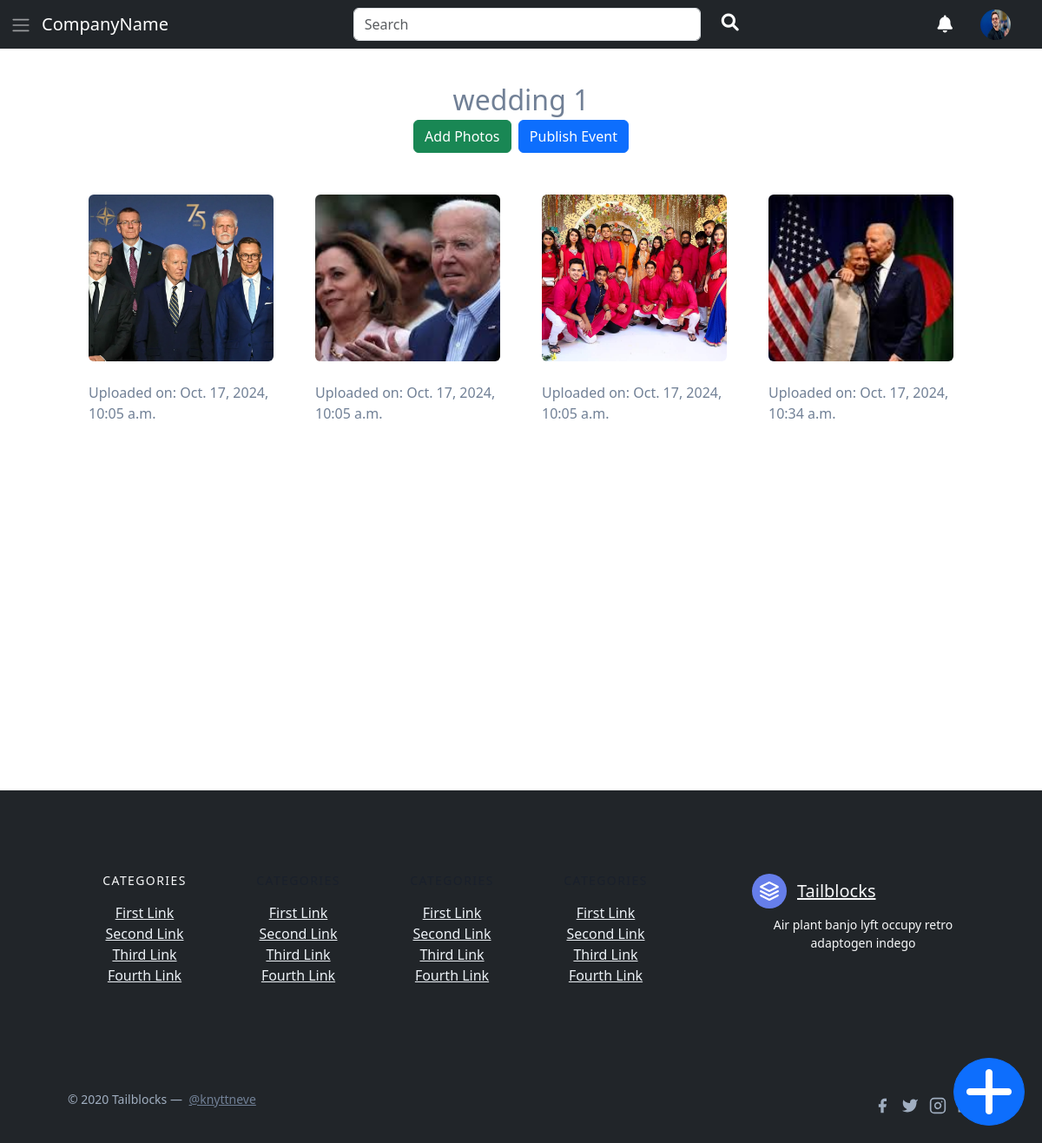
/myEvents/44 (signed in), run on the app's committed database.
### accounts/models.py (models this page shows, shortened)
class User(AbstractUser):
    contact = models.CharField(max_length=15, blank=True, null=True)
    profilepicture = models.ImageField(upload_to='images/profilepictures', blank=True, null=True)
    pwd = models.CharField(max_length=100, blank=True, null=True)
    groups = models.ManyToManyField(
        'auth.Group',
        related_name='custom_user_set',
        blank=True
    )
    user_permissions = models.ManyToManyField(
        'auth.Permission',
        related_name='custom_user_permissions_set',
        blank=True
    )

### home/models.py (models this page shows, shortened)
class Event(models.Model):
    name = models.CharField(max_length=1000, default="")
    description = models.CharField(max_length=1000, default="")
    host = models.ForeignKey(settings.AUTH_USER_MODEL, on_delete=models.CASCADE, related_name='hosted_events', default="")
    event_date = models.DateField()
    published = models.BooleanField(default=False)
    code = models.CharField(max_length=10)

class PicsRelation(models.Model):
    event = models.ForeignKey(Event, related_name='pictures', default="", on_delete=models.CASCADE)  # Link multiple images to one event
    image = models.ImageField(upload_to='images/eventPictures', default="")
    date = models.DateTimeField(auto_now_add=True)

### home/views.py (the view)
# urls.py: path('myEvents/<str:eventID>', views.eventPage, name='eventPage'),
def eventPage(request, eventID):
    event = Event.objects.get(id=eventID)
    pictures = PicsRelation.objects.filter(event=event)
    return render(request, 'eventPage.html',{'event':event, 'photos':pictures})

### home/templates/eventPage.html (shortened to what this page needs)
{% extends 'layout.html' %}
{% block body %}
<section class="text-gray-600 body-font">
    <div class="container px-5 py-24 mx-auto">
        <h2 class="text-center">{{event.name}}
          <br>
          <button class="btn btn-success" data-bs-toggle="modal" data-bs-target="#addPhotosModal">Add Photos</button>
          <span id="btnSpan">
          {% if event.published == True %}
            <button class="btn btn-danger" id="restrictBtn" onclick="restrictEvent()">Restrict Event</button>
          {% else %}
            <button class="btn btn-primary" id="publishBtn" data-bs-toggle="modal" data-bs-target="#publishModal">Publish Event</button>
          {% endif %}
          </span>
        </h2>
      <div class="flex flex-wrap mt-4">
        {% for photo in photos %}
        <div class="lg:w-1/4 md:w-1/2 p-4 w-full">
          <a class="block relative h-48 rounded overflow-hidden">
            <img alt="ecommerce" class="object-cover object-center w-full h-full block" src="/media/{{photo.image}}">
          </a>
          <div class="mt-4">
            <p class="mt-1">Uploaded on: {{photo.date}}</p>
          </div>
        </div>
        {% endfor %}
      </div>
    </div>
  </section>
{% endblock %}

### accounts/templates/layout.html (shortened to what this page needs)
<!DOCTYPE html>
<html lang="en">
<head>
  <link href="https://unpkg.com/tailwindcss@^1.0/dist/tailwind.min.css" rel="stylesheet" />
  <link href="https://cdn.jsdelivr.net/npm/bootstrap@5.3.3/dist/css/bootstrap.min.css" rel="stylesheet"
>
<link rel="stylesheet" href="https://cdnjs.cloudflare.com/ajax/libs/font-awesome/6.0.0-beta3/css/all.min.css">
<link href="https://cdn.jsdelivr.net/npm/dropzone@5.9.2/dist/dropzone.css" rel="stylesheet" />
</head>
<body>
  <nav class="navbar navbar-expand-lg navbar-dark bg-dark fixed-top">
    <div class="container-fluid">
      <button class="" type="button" onclick="openNav()">
        <span class="navbar-toggler-icon"></span>
      </button>
      <a class="navbar-brand ml-3" href="#">CompanyName</a>
      <div class="collapse navbar-collapse" id="navbarSupportedContent">
        <form class="me-auto d-flex mx-auto mb-2 mb-lg-0" role="search">
          <input class="form-control me-2" type="search" placeholder="Search" aria-label="Search" style="width: 400px;">
          <a  class="mx-3 text-white" aria-current="page" ><i class="fas fa-lg fa-search mt-3"></i></a>
        </form>
        <ul class="navbar-nav me-2 d-flex">
          <li class="nav-item">
            <a class="mx-3 text-white" aria-current="page"><i class="fas fa-lg fa-bell mt-3"></i></a>
          </li>
          {% if user.is_authenticated %}
            <a  class="mx-3 text-white" aria-current="page" ><img src="/media/{{user.profilepicture}}" id="profilePicture" alt="" srcset=""></a>
          {% else %}
          <li class="nav-item">
            <a  class="mx-3 text-white" aria-current="page" ><i class="fas fa-lg fa-user mt-3"></i></a>
          </li>
          {% endif %}
        </ul>
      </div>
    </div>
  </nav>
  {% block body %} {% endblock %}
  <button href="#" class="btn btn-primary sticky-btn"  data-bs-toggle="modal" data-bs-target="#createEventModal"><i class="fas fa-4x fa-plus"></i></button>
  <footer class="text-gray-600 bg-dark body-font">
    <div
      class="container px-5 py-24 mx-auto flex md:items-center lg:items-start md:flex-row md:flex-nowrap flex-wrap flex-col">
      <div class="w-64 flex-shrink-0 md:mx-0 mx-auto text-center md:text-left md:mt-0 mt-10">
        <a class="flex title-font font-medium items-center md:justify-start justify-center  text-light">
          <svg xmlns="http://www.w3.org/2000/svg" fill="none" stroke="currentColor" stroke-linecap="round"
            stroke-linejoin="round" stroke-width="2" class="w-10 h-10 text-white p-2 bg-indigo-500 rounded-full"
            viewBox="0 0 24 24">
            <path d="M12 2L2 7l10 5 10-5-10-5zM2 17l10 5 10-5M2 12l10 5 10-5"></path>
          </svg>
          <span class="ml-3 text-xl">Tailblocks</span>
        </a>
        <p class="mt-2 text-sm  text-light">Air plant banjo lyft occupy retro adaptogen indego</p>
      </div>
      <div class="flex-grow flex flex-wrap md:pr-20 -mb-10 md:text-left text-center order-first">
        <div class="lg:w-1/4 md:w-1/2 w-full px-4">
          <h2 class="title-font font-medium  text-light tracking-widest text-sm mb-3">CATEGORIES</h2>
          <nav class="list-none mb-10">
            <li>
              <a class="text-gray-200 hover:text-gray-100">First Link</a>
            </li>
            <li>
              <a class="text-gray-200 hover:text-gray-100">Second Link</a>
            </li>
            <li>
              <a class="text-gray-200 hover:text-gray-100">Third Link</a>
            </li>
            <li>
              <a class="text-gray-200 hover:text-gray-100">Fourth Link</a>
            </li>
          </nav>
        </div>
        <div class="lg:w-1/4 md:w-1/2 w-full px-4">
          <h2 class="title-font font-medium text-gray-900 tracking-widest text-sm mb-3">CATEGORIES</h2>
          <nav class="list-none mb-10">
            <li>
              <a class="text-gray-200 hover:text-gray-100">First Link</a>
            </li>
            <li>
              <a class="text-gray-200 hover:text-gray-100">Second Link</a>
            </li>
            <li>
              <a class="text-gray-200 hover:text-gray-100">Third Link</a>
            </li>
            <li>
              <a class="text-gray-200 hover:text-gray-100">Fourth Link</a>
            </li>
          </nav>
        </div>
        <div class="lg:w-1/4 md:w-1/2 w-full px-4">
          <h2 class="title-font font-medium text-gray-900 tracking-widest text-sm mb-3">CATEGORIES</h2>
          <nav class="list-none mb-10">
            <li>
              <a class="text-gray-200 hover:text-gray-100">First Link</a>
            </li>
            <li>
              <a class="text-gray-200 hover:text-gray-100">Second Link</a>
            </li>
            <li>
              <a class="text-gray-200 hover:text-gray-100">Third Link</a>
            </li>
            <li>
              <a class="text-gray-200 hover:text-gray-100">Fourth Link</a>
            </li>
          </nav>
        </div>
        <div class="lg:w-1/4 md:w-1/2 w-full px-4">
          <h2 class="title-font font-medium text-gray-900 tracking-widest text-sm mb-3">CATEGORIES</h2>
          <nav class="list-none mb-10">
            <li>
              <a class="text-gray-200 hover:text-gray-100">First Link</a>
            </li>
            <li>
              <a class="text-gray-200 hover:text-gray-100">Second Link</a>
            </li>
            <li>
              <a class="text-gray-200 hover:text-gray-100">Third Link</a>
            </li>
            <li>
              <a class="text-gray-200 hover:text-gray-100">Fourth Link</a>
            </li>
          </nav>
        </div>
      </div>
    </div>
    <div class="bg-dark">
      <div class="container mx-auto py-4 px-5 flex flex-wrap flex-col sm:flex-row">
        <p class="text-gray-500 text-sm text-center sm:text-left">© 2020 Tailblocks —
          <a href="https://twitter.com/knyttneve" rel="noopener noreferrer" class="text-gray-600 ml-1"
            target="_blank">@knyttneve</a>
        </p>
        <span class="inline-flex sm:ml-auto sm:mt-0 mt-2 justify-center sm:justify-start">
          <a class="text-gray-500">
            <svg fill="currentColor" stroke-linecap="round" stroke-linejoin="round" stroke-width="2" class="w-5 h-5"
              viewBox="0 0 24 24">
              <path d="M18 2h-3a5 5 0 00-5 5v3H7v4h3v8h4v-8h3l1-4h-4V7a1 1 0 011-1h3z"></path>
            </svg>
          </a>
          <a class="ml-3 text-gray-500">
            <svg fill="currentColor" stroke-linecap="round" stroke-linejoin="round" stroke-width="2" class="w-5 h-5"
              viewBox="0 0 24 24">
              <path
                d="M23 3a10.9 10.9 0 01-3.14 1.53 4.48 4.48 0 00-7.86 3v1A10.66 10.66 0 013 4s-4 9 5 13a11.64 11.64 0 01-7 2c9 5 20 0 20-11.5a4.5 4.5 0 00-.08-.83A7.72 7.72 0 0023 3z">
              </path>
            </svg>
          </a>
          <a class="ml-3 text-gray-500">
            <svg fill="none" stroke="currentColor" stroke-linecap="round" stroke-linejoin="round" stroke-width="2"
              class="w-5 h-5" viewBox="0 0 24 24">
              <rect width="20" height="20" x="2" y="2" rx="5" ry="5"></rect>
              <path d="M16 11.37A4 4 0 1112.63 8 4 4 0 0116 11.37zm1.5-4.87h.01"></path>
            </svg>
          </a>
          <a class="ml-3 text-gray-500">
          </a>
        </span>
      </div>
    </div>
  </footer>
</body>
</html>

### accounts/templates/layout.html (style rules this page uses)
.sticky-btn { position: fixed; bottom: 20px; right: 20px; z-index: 9999; border-radius: 100%; }
#profilePicture { width: 35px; height: 35px; border-radius: 50%; margin: 0; padding: 0; }
body, html { height: 100%; }

### data on the page
User: profilepicture (picture)
Event: name "wedding 1"
PicsRelation: image (picture), date "Oct. 17, 2024, 10:05 a.m."
PicsRelation: image (picture), date "Oct. 17, 2024, 10:05 a.m."
PicsRelation: image (picture), date "Oct. 17, 2024, 10:05 a.m."
PicsRelation: image (picture), date "Oct. 17, 2024, 10:34 a.m."
